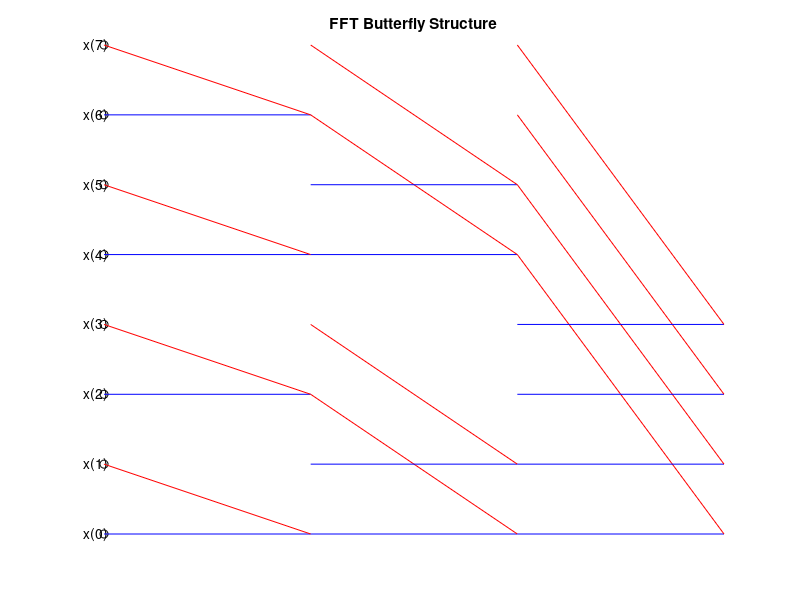

Write the MATLAB code that produced this figure.
N = 8;
n = 0:N-1;
levels = log2(N);

figure; hold on; axis off;
x = 1:levels+1;

for i = 1:N
    y = i;
    plot(x(1), y, 'ko');
    text(x(1)-0.1, y, sprintf('x(%d)', i-1));
end

for l = 1:levels
    step = 2^l;
    for i = 1:step:N
        for j = 0:step/2-1
            y1 = i + j;
            y2 = i + j + step/2;
            plot([x(l), x(l+1)], [y1, y1], 'b-');
            plot([x(l), x(l+1)], [y2, y1], 'r-');
        end
    end
end

title('FFT Butterfly Structure');
